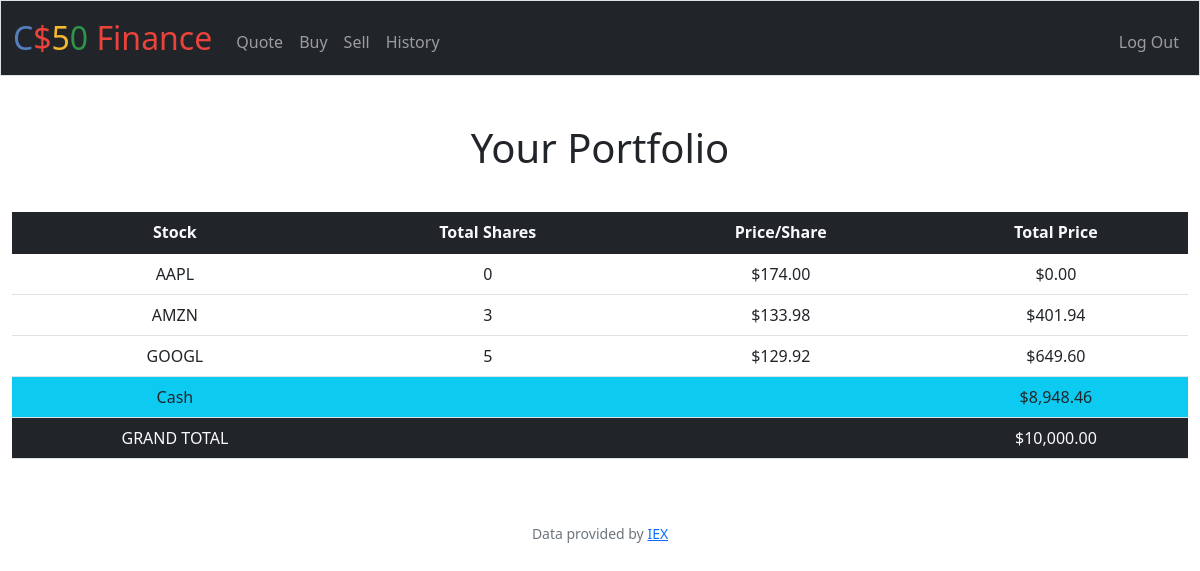
Screenshot of / (signed in) with the database file from the repository.
### tables this page shows
CREATE TABLE transactions (id INTEGER PRIMARY KEY AUTOINCREMENT, user_id INTEGER, symbol TEXT, shares INTEGER, price FLOAT, date TIMESTAMP);

CREATE TABLE users (id INTEGER PRIMARY KEY AUTOINCREMENT NOT NULL, username TEXT NOT NULL, hash TEXT NOT NULL, cash NUMERIC NOT NULL DEFAULT 10000.00);

### app.py (the view)
@app.route("/")
@login_required
def index():
    user_id = session["user_id"]
    stock_details = db.execute("SELECT symbol, SUM(shares) AS shares, price FROM transactions WHERE user_id = ? GROUP BY symbol", user_id)
    user_cash = db.execute("SELECT cash FROM users WHERE id = ?", user_id)[0]["cash"]
    grand_total = user_cash
    for stock in stock_details:
        grand_total += stock["shares"] * stock["price"]
    return render_template("index.html", stock_details = stock_details, user_cash = user_cash, grand_total = grand_total)

### app.py (called while the page is built)
@app.after_request
def after_request(response):
    response.headers["Cache-Control"] = "no-cache, no-store, must-revalidate"
    response.headers["Expires"] = 0
    response.headers["Pragma"] = "no-cache"
    return response

### helpers.py (called while the page is built)
def login_required(f):
    @wraps(f)
    def decorated_function(*args, **kwargs):
        if session.get("user_id") is None:
            return redirect("/login")
        return f(*args, **kwargs)
    return decorated_function

def usd(value):
    return f"${value:,.2f}"

### templates/index.html (shortened to what this page needs)
{% extends "layout.html" %}
{% block main %}
    <h1 class="text-center">Your Portfolio</h1>
    <table class="table">
      <thead class="bg-dark text-light">
        <tr>
          <th scope="col">Stock</th>
          <th scope="col">Total Shares</th>
          <th scope="col">Price/Share</th>
          <th scope="col">Total Price</th>
        </tr>
      </thead>
      <tb>
      {% for stock in stock_details %}
      <tr>
        <td>{{ stock.symbol }}</td>
        <td>{{ stock.shares }}</td>
        <td>{{ stock.price|usd }}</td>
        <td>{{ (stock.shares * stock.price)| usd }}</td>
      </tr>
      {% endfor %}
      </tb>
      <tf>
        <tr class="bg-info text-dark">
          <td>Cash</td>
          <td colspan="2"></td>
          <td>{{ user_cash| usd }}</td>
        </tr>
        <tr class="bg-dark text-light">
          <td>GRAND TOTAL</td>
          <td colspan="2"></td>
          <td>{{ grand_total| usd }}</td>
        </tr>
      </tf>
    </table>
{% endblock %}

### templates/layout.html (shortened to what this page needs)
<!DOCTYPE html>
<html lang="en">
    <head>
        <link href="https://cdn.jsdelivr.net/npm/bootstrap@5.1.3/dist/css/bootstrap.min.css" rel="stylesheet">
        <link href="/static/styles.css" rel="stylesheet">
    </head>
    <body>
        <nav class="bg-dark border navbar navbar-expand-md navbar-dark">
            <div class="container-fluid">
                <a class="navbar-brand" href="/"><span class="blue">C</span><span class="red">$</span><span class="yellow">5</span><span class="green">0</span> <span class="red">Finance</span></a>
                <div class="collapse navbar-collapse" id="navbar">
                    {% if session["user_id"] %}
                        <ul class="navbar-nav me-auto mt-2">
                            <li class="nav-item"><a class="nav-link" href="/quote">Quote</a></li>
                            <li class="nav-item"><a class="nav-link" href="/buy">Buy</a></li>
                            <li class="nav-item"><a class="nav-link" href="/sell">Sell</a></li>
                            <li class="nav-item"><a class="nav-link" href="/history">History</a></li>
                        </ul>
                        <ul class="navbar-nav ms-auto mt-2">
                            <li class="nav-item"><a class="nav-link" href="/logout">Log Out</a></li>
                        </ul>
                    {% else %}
                        <ul class="navbar-nav ms-auto mt-2">
                            <li class="nav-item"><a class="nav-link" href="/register">Register</a></li>
                            <li class="nav-item"><a class="nav-link" href="/login">Log In</a></li>
                        </ul>
                    {% endif %}
                </div>
            </div>
        </nav>
        <main class="container-fluid py-5 text-center">
            {% block main %}{% endblock %}
        </main>
        <footer class="mb-5 small text-center text-muted">
            Data provided by <a href="https://iexcloud.io/">IEX</a>
        </footer>
    </body>
</html>

### static/styles.css (style rules this page uses)
nav .navbar-brand { font-size: xx-large; }
nav .navbar-brand .blue { color: #537fbe; }
nav .navbar-brand .red { color: #ea433b; }
nav .navbar-brand .yellow { color: #f5b82e; }
nav .navbar-brand .green { color: #2e944b; }
h1 { margin-bottom: 40px; }

### rows the page displays
transactions: symbol "AMZN", shares "3", price "$133.98", shares "$401.94"
transactions: symbol "GOOGL", shares "5", price "$129.92", shares "$649.60"
users: cash "$8,948.46"

### other values shown
{{ stock.symbol }} "AAPL"
{{ stock.shares }} "0"
{{ stock.price|usd }} "$174.00"
{{ (stock.shares * stock.price)| usd }} "$0.00"
{{ grand_total| usd }} "$10,000.00"
